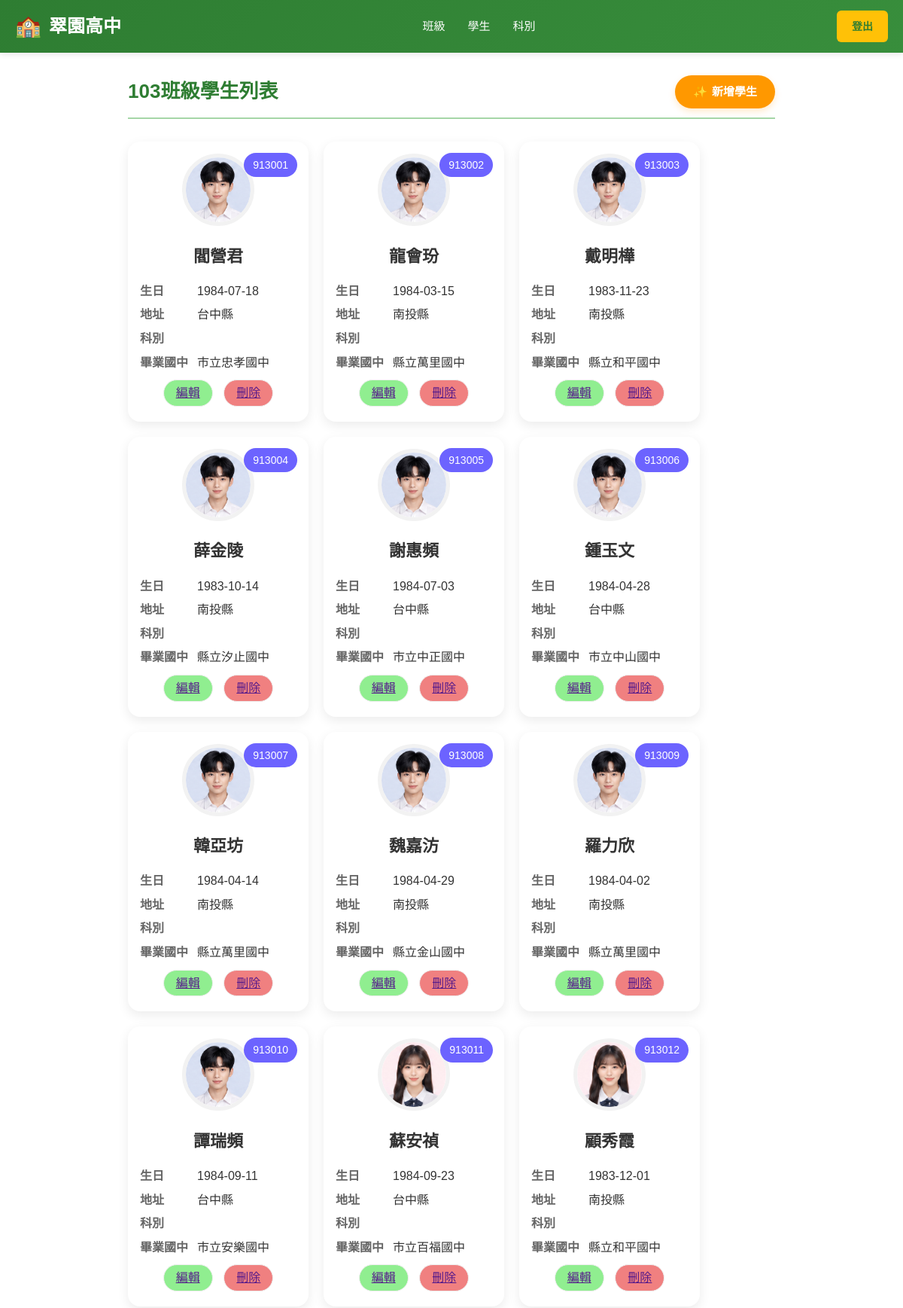
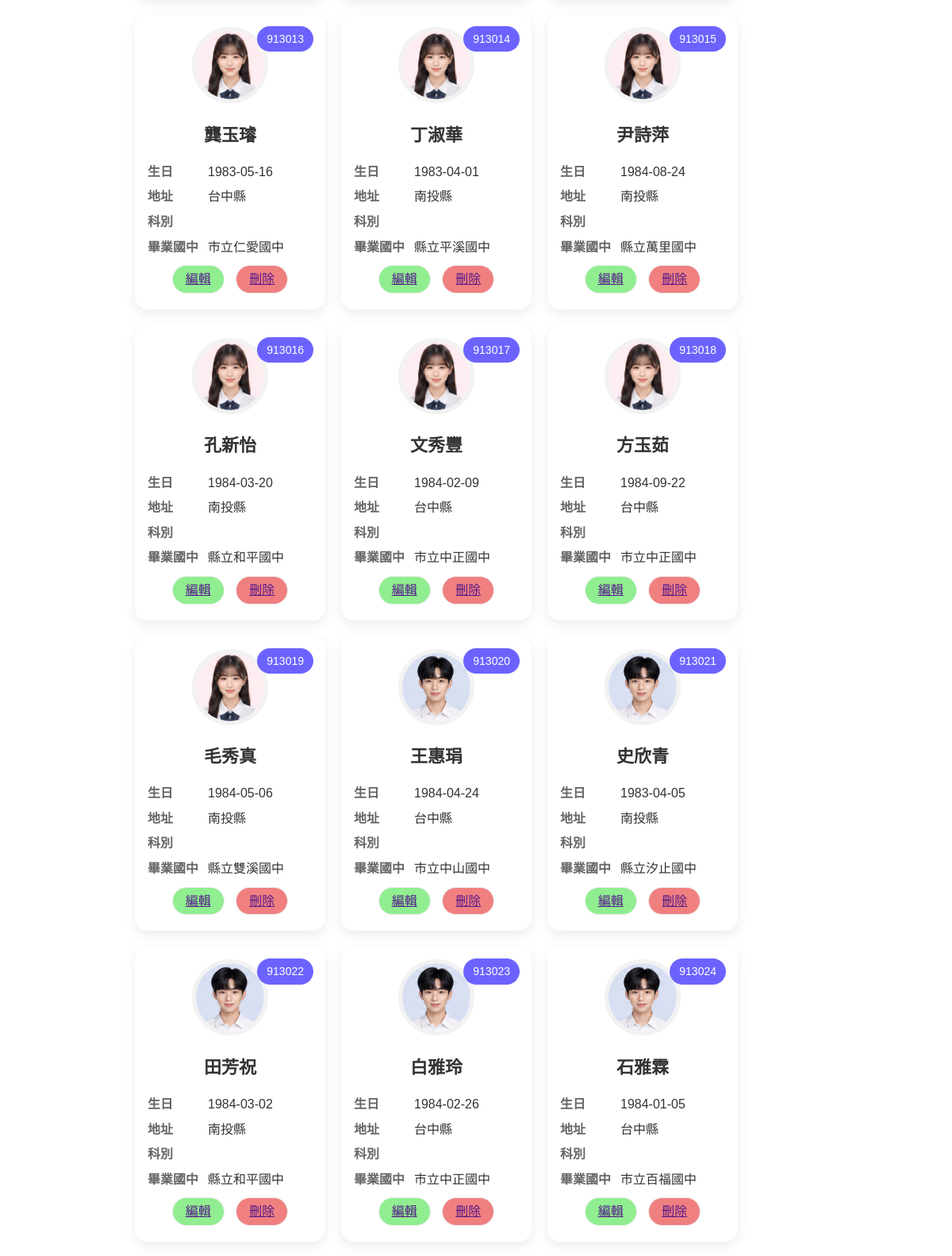
The app's page /115-PHP/school/admin.php?inc=class_students&code=103 (upper part) with its own data (2 pictures, top to bottom).
### tables this page shows
CREATE TABLE `students` (
  `id` int(10) UNSIGNED NOT NULL,
  `school_num` int(6) DEFAULT NULL COMMENT '學號',
  `name` varchar(8) DEFAULT NULL COMMENT '姓名',
  `birthday` date DEFAULT NULL COMMENT '出生年月日',
  `uni_id` varchar(10) DEFAULT NULL COMMENT '身分證號碼',
  `addr` varchar(32) DEFAULT NULL COMMENT '住址',
  `parents` varchar(8) DEFAULT NULL COMMENT '家長',
  `tel` varchar(16) DEFAULT NULL COMMENT '電話',
  `dept` varchar(8) DEFAULT NULL COMMENT '科別',
  `graduate_at` varchar(16) DEFAULT NULL COMMENT '畢業國中',
  `status_code` varchar(4) DEFAULT NULL
);

CREATE TABLE `graduate_school` (
  `id` int(10) UNSIGNED NOT NULL,
  `county` varchar(8) NOT NULL,
  `name` varchar(64) NOT NULL
);

### 115-PHP/school/include/class_students.php (the view, shortened to what this page needs)
<div class="list-header">
    <h2><?= htmlspecialchars($_GET['code']); ?>班級學生列表</h2>
    <a href="?inc=add_student&code=<?= htmlspecialchars($_GET['code']); ?>" class='add-btn'>
        <span>✨</span> 新增學生
    </a>
</div>
<?php
include "db_conn.php";
$sql=
    "SELECT `students`.`school_num`,
             `students`.`name`,
             `dept`.`name` AS 'dept_name',
             `addr`,
             `dept`,
             `uni_id`,
             --`graduate_at`,
             `graduate_school`.`name` AS `graduate_school`,
             `birthday`
    FROM    `class_student`,
             `students` ,
             `dept`,
             `graduate_school`
    WHERE `class_student`.`class_code`='{$_GET['code']}'
    AND  `class_student`.`school_num` = `students`.`school_num`
    AND  `dept`.`id` = `students`.`dept`
    AND  `graduate_school`.`id` = `students`.`graduate_at`";
$students=$pdo->query($sql)->fetchAll();
echo "<div class='student-list'>";
foreach($students as $student):?>
    <div class="student-card">
        <div class="student-id">
            <?= $student['school_num']; ?>
        </div>
        <div class="student-photo">
            <?php if(isset($student['header'])):;?>
            <img src="img/<?= $student['header']; ?>">
            <?php else :;?>
            <img src="img/<?= (mb_substr($student['uni_id'],1,1)==1)?'header_default_boy.jpg':'header_default_girl.jpg'; ?>">
            <?php endif;?>
        </div>
        <div class="student-name">
            <?= $student['name'] ?>
        </div>
        <div class="student-info">
            <div class="info-row">
                <span class="label">生日</span>
                <span class="value"><?= $student['birthday']; ?></span>
            </div>
            <div class="info-row">
                <span class="label">地址</span>
                <span class="value"><?= mb_substr($student['addr'],0,3); ?></span>
            </div>
            <div class="info-row">
                <span class="label">科別</span>
                <span class="value"><?php $student['dept']; ?></span>
            </div>
            <div class="info-row">
                <span class="label">畢業國中</span>
                <span class="value"><?= $student['graduate_school']; ?></span>
            </div>
            <div class="btn-row">
                <a class="edit-btn" href="">編輯</a>
                <a class="del-btn" href="">刪除</a>
            </div>
        </div>
    </div>
    <?php endforeach;?>
</div>

### 115-PHP/school/admin.php (style rules this page uses)
* { margin: 0; padding: 0; box-sizing: border-box; }
body { font-family: 'Arial', 'Microsoft YaHei', sans-serif; line-height: 1.6; color: #333; }

### 115-PHP/school/include/class_students.php (style rules this page uses)
.student-list { display:flex; flex-wrap:wrap; gap:20px; }
.student-card { width:240px; background:#ffffff; border-radius:16px; padding:16px; box-shadow:0 5px 15px rgba(0,0,0,0.08); position:relative; transition:0.3s; }
.student-id { position:absolute; top:15px; right:15px; background:#6c63ff; color:white; padding:5px 12px; border-radius:30px; font-size:14px; }
.student-photo { text-align:center; margin-bottom:15px; }
.student-photo img { width:96px; height:96px; border-radius:50%; object-fit:cover; border:5px solid #f2f2f2; }
.student-name { text-align:center; font-size:22px; font-weight:bold; margin-bottom:16px; }
.student-info { display:flex; flex-direction:column; gap:6px; }
.info-row { display:flex; }
.label { width:76px; color:#666; font-weight:bold; }
.value { flex:1; color:#333; }
.btn-row { display:flex; justify-content: space-evenly; padding:4px 16px; }
a.edit-btn { padding: 4px 16px; border: 1px solid #eee; border-radius: 20px; background: lightgreen; }
a.del-btn { padding: 4px 16px; border: 1px solid #eee; border-radius: 20px; background: lightcoral; }
.list-header { display: flex; justify-content: space-between; align-items: center; margin-bottom: 30px; padding-bottom: 12px; border-bottom: 2px solid #a5d6a7; }
.list-header h2 { color: #2e7d32; margin: 0; font-size: 26px; }
.add-btn { padding: 10px 24px; background-color: #ff9800; color: white; text-decoration: none; border: none; border-radius: 24px; font-size: 15px; font-weight: bold; cursor: pointer; transition: all 0.3s ease; box-shadow: 0 4px 10px rgba(255, 152, 0, 0.2); display: inline-flex; align-items: center; gap: 6px; }

### records on screen
students: school_num "913001", name "閻營君", birthday "1984-07-18", addr "台中縣", graduate_school.name "市立忠孝國中"
students: school_num "913002", name "龍會玢", birthday "1984-03-15", addr "南投縣", graduate_school.name "縣立萬里國中"
students: school_num "913003", name "戴明樺", birthday "1983-11-23", addr "南投縣", graduate_school.name "縣立和平國中"
students: school_num "913004", name "薛金陵", birthday "1983-10-14", addr "南投縣", graduate_school.name "縣立汐止國中"
students: school_num "913005", name "謝惠頻", birthday "1984-07-03", addr "台中縣", graduate_school.name "市立中正國中"
students: school_num "913006", name "鍾玉文", birthday "1984-04-28", addr "台中縣", graduate_school.name "市立中山國中"
students: school_num "913007", name "韓亞坊", birthday "1984-04-14", addr "南投縣", graduate_school.name "縣立萬里國中"
students: school_num "913008", name "魏嘉汸", birthday "1984-04-29", addr "南投縣", graduate_school.name "縣立金山國中"
students: school_num "913009", name "羅力欣", birthday "1984-04-02", addr "南投縣", graduate_school.name "縣立萬里國中"
students: school_num "913010", name "譚瑞頻", birthday "1984-09-11", addr "台中縣", graduate_school.name "市立安樂國中"
students: school_num "913011", name "蘇安禎", birthday "1984-09-23", addr "台中縣", graduate_school.name "市立百福國中"
students: school_num "913012", name "顧秀霞", birthday "1983-12-01", addr "南投縣", graduate_school.name "縣立和平國中"
students: school_num "913013", name "龔玉璿", birthday "1983-05-16", addr "台中縣", graduate_school.name "市立仁愛國中"
students: school_num "913014", name "丁淑華", birthday "1983-04-01", addr "南投縣", graduate_school.name "縣立平溪國中"
students: school_num "913015", name "尹詩萍", birthday "1984-08-24", addr "南投縣", graduate_school.name "縣立萬里國中"
students: school_num "913016", name "孔新怡", birthday "1984-03-20", addr "南投縣", graduate_school.name "縣立和平國中"
students: school_num "913017", name "文秀豐", birthday "1984-02-09", addr "台中縣", graduate_school.name "市立中正國中"
students: school_num "913018", name "方玉茹", birthday "1984-09-22", addr "台中縣", graduate_school.name "市立中正國中"
students: school_num "913019", name "毛秀真", birthday "1984-05-06", addr "南投縣", graduate_school.name "縣立雙溪國中"
students: school_num "913020", name "王惠琄", birthday "1984-04-24", addr "台中縣", graduate_school.name "市立中山國中"
students: school_num "913021", name "史欣青", birthday "1983-04-05", addr "南投縣", graduate_school.name "縣立汐止國中"
students: school_num "913022", name "田芳祝", birthday "1984-03-02", addr "南投縣", graduate_school.name "縣立和平國中"
students: school_num "913023", name "白雅玲", birthday "1984-02-26", addr "台中縣", graduate_school.name "市立中正國中"
students: school_num "913024", name "石雅霖", birthday "1984-01-05", addr "台中縣", graduate_school.name "市立百福國中"

### other values on screen
$_GET['code'] "103"
